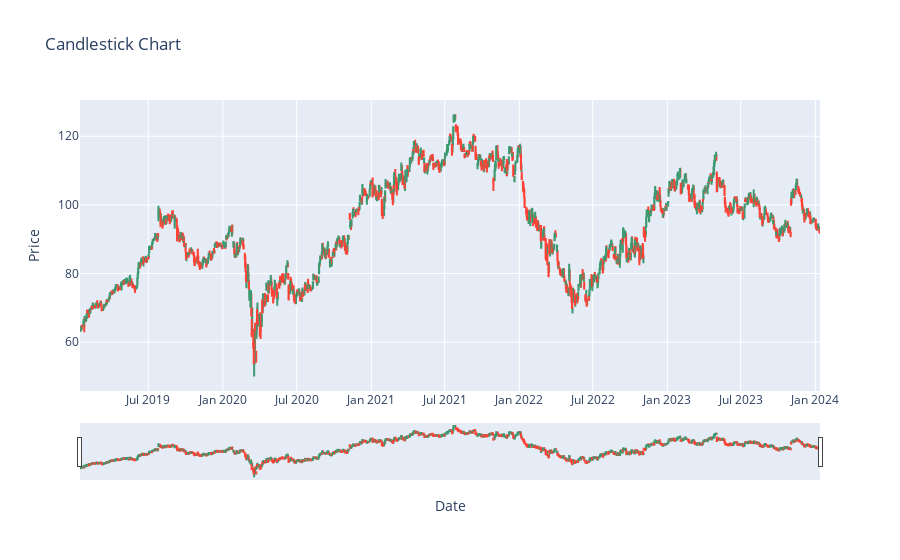

The notebook cell this image was saved under:
### Code cell
"""
------ PLOTTING ------
"""
fig = go.Figure(data=[go.Candlestick(x=df['Date'],
                open=df['Open'],
                high=df['High'],
                low=df['Low'],
                close=df['Close'])])


fig.update_layout(title='Candlestick Chart',
                  xaxis_title='Date',
                  yaxis_title='Price')

### Figure 1 — Plotly figure (JSON) as saved in the notebook; plotly's stock layout.template omitted (floating-point values rounded to 4 significant figures; data arrays with more than 128 entries replaced by an {"elided": "..."} marker saying what was removed)
{"data": [{"close": {"elided": "1259 float values"}, "high": {"elided": "1259 float values"}, "low": {"elided": "1259 float values"}, "open": {"elided": "1259 float values"}, "type": "candlestick", "x": {"elided": "1259 str values"}}], "layout": {"title": {"text": "Candlestick Chart"}, "xaxis": {"title": {"text": "Date"}}, "yaxis": {"title": {"text": "Price"}}}}
